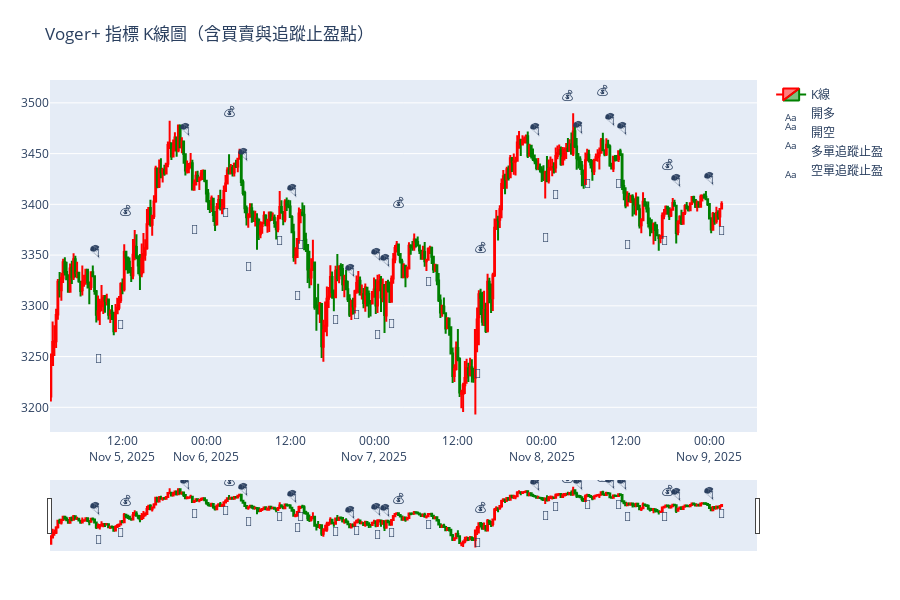

The cell this chart's notebook holds for it:
### Code cell
import plotly.graph_objects as go
import pandas as pd
import numpy as np

# === 確保資料對齊 ===
kline = kline.reset_index(drop=True)
signal = pd.Series(signal).reset_index(drop=True)
if len(kline) != len(signal):
    print(f"⚠️ K線資料與信號長度不符 ({len(kline)} vs {len(signal)}), 以最短長度對齊")
    min_len = min(len(kline), len(signal))
    kline = kline.iloc[-min_len:].reset_index(drop=True)
    signal = signal.iloc[-min_len:].reset_index(drop=True)

kline['signal'] = signal

# === 建立圖表 ===
fig = go.Figure()

# --- K 線圖 ---
fig.add_trace(go.Candlestick(
    x=kline['timestamp'],
    open=kline['open'],
    high=kline['high'],
    low=kline['low'],
    close=kline['close'],
    name='K線',
    increasing_line_color='red',
    decreasing_line_color='green'
))

# --- 買入 (🚀) ---
buy_signals = kline[kline['signal'] == 1]
fig.add_trace(go.Scatter(
    x=buy_signals['timestamp'],
    y=buy_signals['low'] * 0.995,
    mode='text',
    text=['🚀'] * len(buy_signals),
    textposition="bottom center",
    name='開多'
))

# --- 賣出 (🪂) ---
sell_signals = kline[kline['signal'] == -1]
fig.add_trace(go.Scatter(
    x=sell_signals['timestamp'],
    y=sell_signals['high'] * 1.005,
    mode='text',
    text=['🪂'] * len(sell_signals),
    textposition="top center",
    name='開空'
))

# --- 多單追蹤止盈出場 (💰) ---
tp_long = kline[kline['signal'] == 2]
fig.add_trace(go.Scatter(
    x=tp_long['timestamp'],
    y=tp_long['high'] * 1.01,
    mode='text',
    text=['💰'] * len(tp_long),
    textposition="top center",
    name='多單追蹤止盈'
))

# --- 空單追蹤止盈出場 (💸) ---
tp_short = kline[kline['signal'] == -2]
fig.add_trace(go.Scatter(
    x=tp_short['timestamp'],
    y=tp_short['low'] * 0.99,
    mode='text',
    text=['💸'] * len(tp_short),
    textposition="bottom center",
    name='空單追蹤止盈'
))

# --- 外觀設定 ---
fig.update_layout(
    title='Voger+ 指標 K線圖（含買賣與追蹤止盈點）',
    xaxis_rangeslider_visible=True,
    height=600,
    margin=dict(l=50, r=50, t=80, b=50),
    template='plotly',
    xaxis=dict(showgrid=False),
    yaxis=dict(showgrid=True)
)

fig.show()

### Figure 1 — Plotly figure (JSON) as saved in the notebook; plotly's stock layout.template omitted (floating-point values rounded to 4 significant figures; data arrays with more than 128 entries replaced by an {"elided": "..."} marker saying what was removed)
{"data": [{"close": {"elided": "385 float values"}, "decreasing": {"line": {"color": "green"}}, "high": {"elided": "385 float values"}, "increasing": {"line": {"color": "red"}}, "low": {"elided": "385 float values"}, "name": "K線", "open": {"elided": "385 float values"}, "type": "candlestick", "x": {"elided": "385 str values"}}, {"mode": "text", "name": "開多", "text": ["🚀", "🚀", "🚀", "🚀", "🚀", "🚀", "🚀", "🚀", "🚀", "🚀", "🚀", "🚀", "🚀", "🚀", "🚀"], "textposition": "bottom center", "type": "scatter", "x": ["2025-11-05T11:45:00.000000000", "2025-11-06T02:45:00.000000000", "2025-11-06T10:30:00.000000000", "2025-11-06T13:30:00.000000000", "2025-11-06T18:30:00.000000000", "2025-11-06T21:30:00.000000000", "2025-11-07T00:30:00.000000000", "2025-11-07T02:30:00.000000000", "2025-11-07T07:45:00.000000000", "2025-11-07T14:45:00.000000000", "2025-11-08T02:00:00.000000000", "2025-11-08T06:30:00.000000000", "2025-11-08T11:00:00.000000000", "2025-11-08T17:30:00.000000000", "2025-11-09T01:45:00.000000000"], "y": [3286.0, 3396.0, 3368.0, 3364.0, 3291.0, 3295.0, 3276.0, 3287.0, 3329.0, 3238.0, 3414.0, 3425.0, 3425.0, 3368.0, 3379.0]}, {"mode": "text", "name": "開空", "text": ["🪂", "🪂", "🪂", "🪂", "🪂", "🪂", "🪂", "🪂", "🪂", "🪂", "🪂", "🪂", "🪂"], "textposition": "top center", "type": "scatter", "x": ["2025-11-05T08:00:00.000000000", "2025-11-05T21:00:00.000000000", "2025-11-06T05:15:00.000000000", "2025-11-06T12:15:00.000000000", "2025-11-06T20:30:00.000000000", "2025-11-07T00:15:00.000000000", "2025-11-07T01:30:00.000000000", "2025-11-07T23:00:00.000000000", "2025-11-08T05:15:00.000000000", "2025-11-08T09:45:00.000000000", "2025-11-08T11:30:00.000000000", "2025-11-08T19:15:00.000000000", "2025-11-09T00:00:00.000000000"], "y": [3346.0, 3467.0, 3442.0, 3406.0, 3328.0, 3343.0, 3338.0, 3466.0, 3468.0, 3476.0, 3467.0, 3417.0, 3418.0]}, {"mode": "text", "name": "多單追蹤止盈", "text": ["💰", "💰", "💰", "💰", "💰", "💰", "💰"], "textposition": "top center", "type": "scatter", "x": ["2025-11-05T12:30:00.000000000", "2025-11-06T03:15:00.000000000", "2025-11-07T03:30:00.000000000", "2025-11-07T15:15:00.000000000", "2025-11-08T03:45:00.000000000", "2025-11-08T08:45:00.000000000", "2025-11-08T18:00:00.000000000"], "y": [3387.0, 3484.0, 3395.0, 3350.0, 3500.0, 3505.0, 3432.0]}, {"mode": "text", "name": "空單追蹤止盈", "text": ["💸", "💸", "💸", "💸", "💸", "💸"], "textposition": "bottom center", "type": "scatter", "x": ["2025-11-05T08:30:00.000000000", "2025-11-05T22:15:00.000000000", "2025-11-06T06:00:00.000000000", "2025-11-06T13:00:00.000000000", "2025-11-08T00:30:00.000000000", "2025-11-08T12:15:00.000000000"], "y": [3253.0, 3380.0, 3343.0, 3315.0, 3372.0, 3365.0]}], "layout": {"height": 600, "margin": {"b": 50, "l": 50, "r": 50, "t": 80}, "title": {"text": "Voger+ 指標 K線圖（含買賣與追蹤止盈點）"}, "xaxis": {"rangeslider": {"visible": true}, "showgrid": false}, "yaxis": {"showgrid": true}}}
